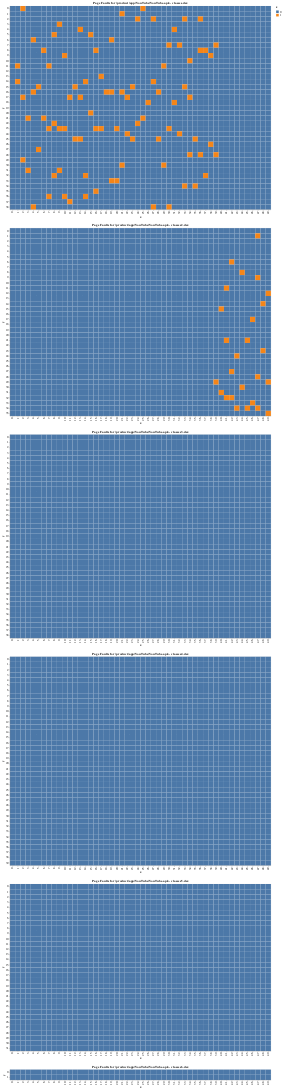

This figure's notebook cell:
### Code cell
def page_fault_chart(file_name, zip_entry_name, file_sizes, mapped_faults):
    file_size =[file["size"] for file in file_sizes if file["file_name"] == file_name and file["zip_entry_name"] == zip_entry_name][0]
    
    faults = pd.DataFrame([
        entry
        for entry in mapped_faults
        if entry["file_name"] == file_name
        and entry["zip_entry_name"] == zip_entry_name
    ])

    rows = math.ceil(math.ceil(file_size / PAGE_SIZE) / COLUMN_COUNT)
    x, y = np.meshgrid(range(0, COLUMN_COUNT), range(0, rows))

    fault_offsets = faults["offset"].tolist()

    pages_accessed = set()
    
    for fault_offset in fault_offsets:
        page = math.floor(fault_offset / PAGE_SIZE)
        x_idx = page % COLUMN_COUNT
        y_idx = math.floor(page / COLUMN_COUNT)
        pages_accessed.add((x_idx,y_idx))
    
    z = np.array(x)
    for idx, _ in np.ndenumerate(x):
        z[idx] = 1 if idx in pages_accessed else 0
    
    # Convert this grid to columnar data expected by Altair
    source = pd.DataFrame({'x': x.ravel(),
                         'y': y.ravel(),
                         'z': z.ravel()})
    return alt.Chart(source).mark_rect().transform_calculate(
        offset='(datum.x + datum.y * 50) * 4096',
    ).encode(
        x='x:O',
        y='y:O',
        color='z:N',
        tooltip=['offset:Q'],
    ).properties(title=f"Page Faults for {file_name} - {zip_entry_name}")

charts = []
for dex_file in [file["zip_entry_name"] for file in file_sizes if file["file_name"] == FILE_NAME and file["zip_entry_name"] and file["zip_entry_name"].endswith(".dex")]:
    charts.append(page_fault_chart(FILE_NAME, dex_file,file_sizes, mapped_faults))

alt.vconcat(*charts).display()

### Figure 1 — Vega-Lite specification as saved in the notebook (floating-point values rounded to 4 significant figures; data arrays with more than 128 entries replaced by an {"elided": "..."} marker saying what was removed)
{"config": {"view": {"continuousWidth": 300, "continuousHeight": 300}}, "vconcat": [{"data": {"name": "data-1d53acd03ed9193e96e1862d4f287541"}, "mark": {"type": "rect"}, "encoding": {"color": {"field": "z", "type": "nominal"}, "tooltip": [{"field": "offset", "type": "quantitative"}], "x": {"field": "x", "type": "ordinal"}, "y": {"field": "y", "type": "ordinal"}}, "title": "Page Faults for /product/app/YouTube/YouTube.apk - classes.dex", "transform": [{"calculate": "(datum.x + datum.y * 50) * 4096", "as": "offset"}]}, {"data": {"name": "data-9fcef8704a90aacf6d5e005c11fa2b75"}, "mark": {"type": "rect"}, "encoding": {"color": {"field": "z", "type": "nominal"}, "tooltip": [{"field": "offset", "type": "quantitative"}], "x": {"field": "x", "type": "ordinal"}, "y": {"field": "y", "type": "ordinal"}}, "title": "Page Faults for /product/app/YouTube/YouTube.apk - classes2.dex", "transform": [{"calculate": "(datum.x + datum.y * 50) * 4096", "as": "offset"}]}, {"data": {"name": "data-09d6e2ec6796da280878409c54cc25c2"}, "mark": {"type": "rect"}, "encoding": {"color": {"field": "z", "type": "nominal"}, "tooltip": [{"field": "offset", "type": "quantitative"}], "x": {"field": "x", "type": "ordinal"}, "y": {"field": "y", "type": "ordinal"}}, "title": "Page Faults for /product/app/YouTube/YouTube.apk - classes3.dex", "transform": [{"calculate": "(datum.x + datum.y * 50) * 4096", "as": "offset"}]}, {"data": {"name": "data-452e5c24eb7a19cef24b588feb02993f"}, "mark": {"type": "rect"}, "encoding": {"color": {"field": "z", "type": "nominal"}, "tooltip": [{"field": "offset", "type": "quantitative"}], "x": {"field": "x", "type": "ordinal"}, "y": {"field": "y", "type": "ordinal"}}, "title": "Page Faults for /product/app/YouTube/YouTube.apk - classes4.dex", "transform": [{"calculate": "(datum.x + datum.y * 50) * 4096", "as": "offset"}]}, {"data": {"name": "data-61a54e4d9d8484e05f908160cd808771"}, "mark": {"type": "rect"}, "encoding": {"color": {"field": "z", "type": "nominal"}, "tooltip": [{"field": "offset", "type": "quantitative"}], "x": {"field": "x", "type": "ordinal"}, "y": {"field": "y", "type": "ordinal"}}, "title": "Page Faults for /product/app/YouTube/YouTube.apk - classes5.dex", "transform": [{"calculate": "(datum.x + datum.y * 50) * 4096", "as": "offset"}]}, {"data": {"name": "data-167b265d2b313c025ebdff7e04ff66fc"}, "mark": {"type": "rect"}, "encoding": {"color": {"field": "z", "type": "nominal"}, "tooltip": [{"field": "offset", "type": "quantitative"}], "x": {"field": "x", "type": "ordinal"}, "y": {"field": "y", "type": "ordinal"}}, "title": "Page Faults for /product/app/YouTube/YouTube.apk - classes6.dex", "transform": [{"calculate": "(datum.x + datum.y * 50) * 4096", "as": "offset"}]}], "$schema": "https://vega.github.io/schema/vega-lite/v5.15.1.json", "datasets": {"data-1d53acd03ed9193e96e1862d4f287541": {"elided": "1950 records"}, "data-9fcef8704a90aacf6d5e005c11fa2b75": {"elided": "1800 records"}, "data-09d6e2ec6796da280878409c54cc25c2": {"elided": "1950 records"}, "data-452e5c24eb7a19cef24b588feb02993f": {"elided": "2000 records"}, "data-61a54e4d9d8484e05f908160cd808771": {"elided": "1600 records"}, "data-167b265d2b313c025ebdff7e04ff66fc": [{"x": 0, "y": 0, "z": 0}, {"x": 1, "y": 0, "z": 0}, {"x": 2, "y": 0, "z": 0}, {"x": 3, "y": 0, "z": 0}, {"x": 4, "y": 0, "z": 0}, {"x": 5, "y": 0, "z": 0}, {"x": 6, "y": 0, "z": 0}, {"x": 7, "y": 0, "z": 0}, {"x": 8, "y": 0, "z": 0}, {"x": 9, "y": 0, "z": 0}, {"x": 10, "y": 0, "z": 0}, {"x": 11, "y": 0, "z": 0}, {"x": 12, "y": 0, "z": 0}, {"x": 13, "y": 0, "z": 0}, {"x": 14, "y": 0, "z": 0}, {"x": 15, "y": 0, "z": 0}, {"x": 16, "y": 0, "z": 0}, {"x": 17, "y": 0, "z": 0}, {"x": 18, "y": 0, "z": 0}, {"x": 19, "y": 0, "z": 0}, {"x": 20, "y": 0, "z": 0}, {"x": 21, "y": 0, "z": 0}, {"x": 22, "y": 0, "z": 0}, {"x": 23, "y": 0, "z": 0}, {"x": 24, "y": 0, "z": 0}, {"x": 25, "y": 0, "z": 0}, {"x": 26, "y": 0, "z": 0}, {"x": 27, "y": 0, "z": 0}, {"x": 28, "y": 0, "z": 0}, {"x": 29, "y": 0, "z": 0}, {"x": 30, "y": 0, "z": 0}, {"x": 31, "y": 0, "z": 0}, {"x": 32, "y": 0, "z": 0}, {"x": 33, "y": 0, "z": 0}, {"x": 34, "y": 0, "z": 0}, {"x": 35, "y": 0, "z": 0}, {"x": 36, "y": 0, "z": 0}, {"x": 37, "y": 0, "z": 0}, {"x": 38, "y": 0, "z": 0}, {"x": 39, "y": 0, "z": 0}, {"x": 40, "y": 0, "z": 0}, {"x": 41, "y": 0, "z": 0}, {"x": 42, "y": 0, "z": 0}, {"x": 43, "y": 0, "z": 0}, {"x": 44, "y": 0, "z": 0}, {"x": 45, "y": 0, "z": 0}, {"x": 46, "y": 0, "z": 0}, {"x": 47, "y": 0, "z": 0}, {"x": 48, "y": 0, "z": 0}, {"x": 49, "y": 0, "z": 0}, {"x": 0, "y": 1, "z": 0}, {"x": 1, "y": 1, "z": 0}, {"x": 2, "y": 1, "z": 0}, {"x": 3, "y": 1, "z": 0}, {"x": 4, "y": 1, "z": 0}, {"x": 5, "y": 1, "z": 0}, {"x": 6, "y": 1, "z": 0}, {"x": 7, "y": 1, "z": 0}, {"x": 8, "y": 1, "z": 0}, {"x": 9, "y": 1, "z": 0}, {"x": 10, "y": 1, "z": 0}, {"x": 11, "y": 1, "z": 0}, {"x": 12, "y": 1, "z": 0}, {"x": 13, "y": 1, "z": 0}, {"x": 14, "y": 1, "z": 0}, {"x": 15, "y": 1, "z": 0}, {"x": 16, "y": 1, "z": 0}, {"x": 17, "y": 1, "z": 0}, {"x": 18, "y": 1, "z": 0}, {"x": 19, "y": 1, "z": 0}, {"x": 20, "y": 1, "z": 0}, {"x": 21, "y": 1, "z": 0}, {"x": 22, "y": 1, "z": 0}, {"x": 23, "y": 1, "z": 0}, {"x": 24, "y": 1, "z": 0}, {"x": 25, "y": 1, "z": 0}, {"x": 26, "y": 1, "z": 0}, {"x": 27, "y": 1, "z": 0}, {"x": 28, "y": 1, "z": 0}, {"x": 29, "y": 1, "z": 0}, {"x": 30, "y": 1, "z": 0}, {"x": 31, "y": 1, "z": 0}, {"x": 32, "y": 1, "z": 0}, {"x": 33, "y": 1, "z": 0}, {"x": 34, "y": 1, "z": 0}, {"x": 35, "y": 1, "z": 0}, {"x": 36, "y": 1, "z": 0}, {"x": 37, "y": 1, "z": 0}, {"x": 38, "y": 1, "z": 0}, {"x": 39, "y": 1, "z": 0}, {"x": 40, "y": 1, "z": 0}, {"x": 41, "y": 1, "z": 0}, {"x": 42, "y": 1, "z": 0}, {"x": 43, "y": 1, "z": 0}, {"x": 44, "y": 1, "z": 0}, {"x": 45, "y": 1, "z": 0}, {"x": 46, "y": 1, "z": 0}, {"x": 47, "y": 1, "z": 0}, {"x": 48, "y": 1, "z": 0}, {"x": 49, "y": 1, "z": 0}]}}
